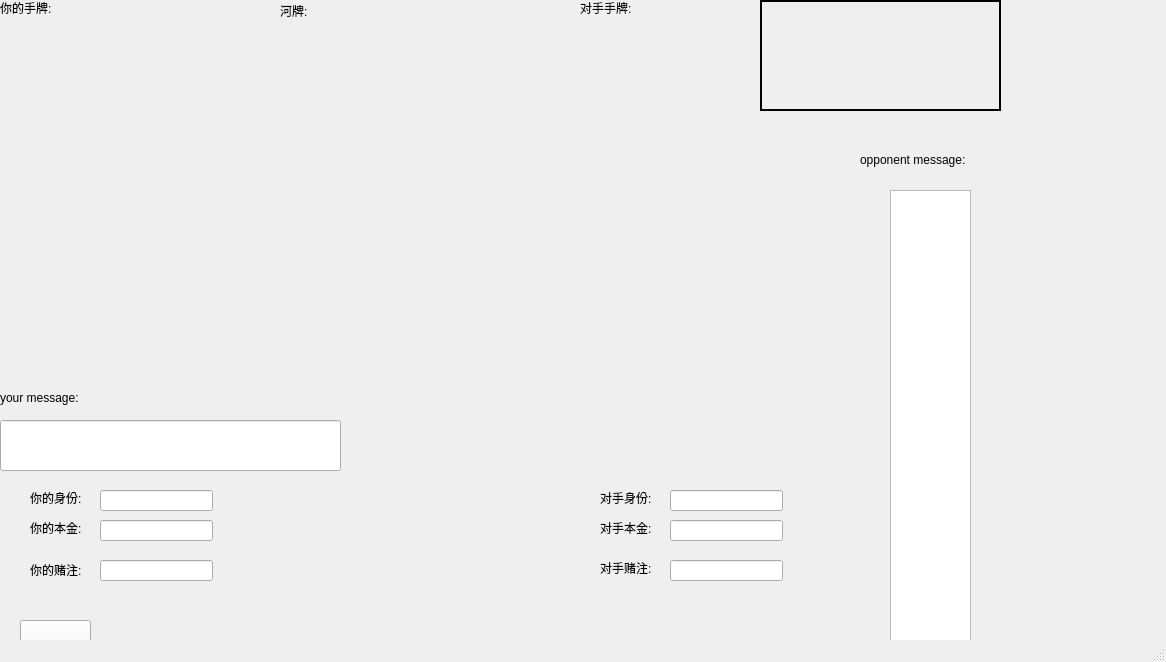
<?xml version="1.0" encoding="UTF-8"?>
<ui version="4.0">
 <class>round2</class>
 <widget class="QMainWindow" name="round2">
  <property name="geometry">
   <rect>
    <x>0</x>
    <y>0</y>
    <width>1166</width>
    <height>662</height>
   </rect>
  </property>
  <property name="windowTitle">
   <string>MainWindow</string>
  </property>
  <widget class="QWidget" name="centralwidget">
   <widget class="QLabel" name="your_Poker2">
    <property name="geometry">
     <rect>
      <x>10</x>
      <y>210</y>
      <width>101</width>
      <height>141</height>
     </rect>
    </property>
    <property name="text">
     <string/>
    </property>
   </widget>
   <widget class="QLabel" name="River3">
    <property name="geometry">
     <rect>
      <x>370</x>
      <y>30</y>
      <width>101</width>
      <height>141</height>
     </rect>
    </property>
    <property name="text">
     <string/>
    </property>
   </widget>
   <widget class="QWidget" name="widget_2" native="true">
    <property name="geometry">
     <rect>
      <x>590</x>
      <y>480</y>
      <width>201</width>
      <height>111</height>
     </rect>
    </property>
    <widget class="QLabel" name="label_8">
     <property name="geometry">
      <rect>
       <x>10</x>
       <y>10</y>
       <width>72</width>
       <height>15</height>
      </rect>
     </property>
     <property name="text">
      <string>对手身份:</string>
     </property>
    </widget>
    <widget class="QLabel" name="label_9">
     <property name="geometry">
      <rect>
       <x>10</x>
       <y>40</y>
       <width>72</width>
       <height>15</height>
      </rect>
     </property>
     <property name="text">
      <string>对手本金:</string>
     </property>
    </widget>
    <widget class="QLabel" name="label_10">
     <property name="geometry">
      <rect>
       <x>10</x>
       <y>80</y>
       <width>72</width>
       <height>15</height>
      </rect>
     </property>
     <property name="text">
      <string>对手赌注:</string>
     </property>
    </widget>
    <widget class="QLineEdit" name="opponent_identify">
     <property name="geometry">
      <rect>
       <x>80</x>
       <y>10</y>
       <width>113</width>
       <height>21</height>
      </rect>
     </property>
    </widget>
    <widget class="QLineEdit" name="opponent_bonus">
     <property name="geometry">
      <rect>
       <x>80</x>
       <y>40</y>
       <width>113</width>
       <height>21</height>
      </rect>
     </property>
    </widget>
    <widget class="QLineEdit" name="opponent_bet">
     <property name="geometry">
      <rect>
       <x>80</x>
       <y>80</y>
       <width>113</width>
       <height>21</height>
      </rect>
     </property>
    </widget>
   </widget>
   <widget class="QLabel" name="River4">
    <property name="geometry">
     <rect>
      <x>210</x>
      <y>210</y>
      <width>101</width>
      <height>141</height>
     </rect>
    </property>
    <property name="text">
     <string/>
    </property>
   </widget>
   <widget class="QLabel" name="label">
    <property name="geometry">
     <rect>
      <x>0</x>
      <y>0</y>
      <width>72</width>
      <height>15</height>
     </rect>
    </property>
    <property name="text">
     <string>你的手牌:</string>
    </property>
   </widget>
   <widget class="QLabel" name="opponent_Poker1">
    <property name="geometry">
     <rect>
      <x>580</x>
      <y>30</y>
      <width>101</width>
      <height>141</height>
     </rect>
    </property>
    <property name="text">
     <string/>
    </property>
   </widget>
   <widget class="QLabel" name="River2">
    <property name="geometry">
     <rect>
      <x>260</x>
      <y>30</y>
      <width>101</width>
      <height>141</height>
     </rect>
    </property>
    <property name="text">
     <string/>
    </property>
   </widget>
   <widget class="QLineEdit" name="your_message">
    <property name="geometry">
     <rect>
      <x>0</x>
      <y>420</y>
      <width>341</width>
      <height>51</height>
     </rect>
    </property>
   </widget>
   <widget class="QTextEdit" name="opponent_message">
    <property name="geometry">
     <rect>
      <x>890</x>
      <y>190</y>
      <width>81</width>
      <height>471</height>
     </rect>
    </property>
   </widget>
   <widget class="QLabel" name="River5">
    <property name="geometry">
     <rect>
      <x>340</x>
      <y>210</y>
      <width>101</width>
      <height>141</height>
     </rect>
    </property>
    <property name="text">
     <string/>
    </property>
   </widget>
   <widget class="QLabel" name="label_2">
    <property name="geometry">
     <rect>
      <x>280</x>
      <y>0</y>
      <width>91</width>
      <height>21</height>
     </rect>
    </property>
    <property name="text">
     <string>河牌:</string>
    </property>
   </widget>
   <widget class="QLabel" name="label_3">
    <property name="geometry">
     <rect>
      <x>580</x>
      <y>0</y>
      <width>72</width>
      <height>15</height>
     </rect>
    </property>
    <property name="text">
     <string>对手手牌:</string>
    </property>
   </widget>
   <widget class="QWidget" name="widget" native="true">
    <property name="geometry">
     <rect>
      <x>180</x>
      <y>630</y>
      <width>515</width>
      <height>50</height>
     </rect>
    </property>
    <layout class="QHBoxLayout" name="horizontalLayout">
     <item>
      <widget class="QPushButton" name="fold">
       <property name="text">
        <string>fold</string>
       </property>
      </widget>
     </item>
     <item>
      <widget class="QPushButton" name="check">
       <property name="text">
        <string>check</string>
       </property>
      </widget>
     </item>
     <item>
      <widget class="QPushButton" name="follow">
       <property name="text">
        <string>follow</string>
       </property>
      </widget>
     </item>
     <item>
      <widget class="QPushButton" name="raise">
       <property name="text">
        <string>raises</string>
       </property>
      </widget>
     </item>
     <item>
      <widget class="QPushButton" name="allin">
       <property name="text">
        <string>all in</string>
       </property>
      </widget>
     </item>
    </layout>
   </widget>
   <widget class="QLabel" name="your_Poker1">
    <property name="geometry">
     <rect>
      <x>10</x>
      <y>30</y>
      <width>101</width>
      <height>141</height>
     </rect>
    </property>
    <property name="text">
     <string/>
    </property>
   </widget>
   <widget class="QLabel" name="opponent_Poker2">
    <property name="geometry">
     <rect>
      <x>580</x>
      <y>210</y>
      <width>101</width>
      <height>141</height>
     </rect>
    </property>
    <property name="text">
     <string/>
    </property>
   </widget>
   <widget class="QPushButton" name="start">
    <property name="geometry">
     <rect>
      <x>20</x>
      <y>620</y>
      <width>71</width>
      <height>61</height>
     </rect>
    </property>
    <property name="text">
     <string>开始</string>
    </property>
   </widget>
   <widget class="QLabel" name="label_4">
    <property name="geometry">
     <rect>
      <x>860</x>
      <y>150</y>
      <width>141</width>
      <height>20</height>
     </rect>
    </property>
    <property name="text">
     <string>opponent message:</string>
    </property>
   </widget>
   <widget class="QWidget" name="Widget_3" native="true">
    <property name="geometry">
     <rect>
      <x>20</x>
      <y>480</y>
      <width>201</width>
      <height>121</height>
     </rect>
    </property>
    <widget class="QLabel" name="label_5">
     <property name="geometry">
      <rect>
       <x>10</x>
       <y>10</y>
       <width>72</width>
       <height>15</height>
      </rect>
     </property>
     <property name="text">
      <string>你的身份:</string>
     </property>
    </widget>
    <widget class="QLineEdit" name="your_identify">
     <property name="geometry">
      <rect>
       <x>80</x>
       <y>10</y>
       <width>113</width>
       <height>21</height>
      </rect>
     </property>
    </widget>
    <widget class="QLabel" name="label_6">
     <property name="geometry">
      <rect>
       <x>10</x>
       <y>40</y>
       <width>72</width>
       <height>15</height>
      </rect>
     </property>
     <property name="text">
      <string>你的本金:</string>
     </property>
    </widget>
    <widget class="QLineEdit" name="your_bonus">
     <property name="geometry">
      <rect>
       <x>80</x>
       <y>40</y>
       <width>113</width>
       <height>21</height>
      </rect>
     </property>
    </widget>
    <widget class="QLabel" name="label_7">
     <property name="geometry">
      <rect>
       <x>10</x>
       <y>80</y>
       <width>72</width>
       <height>20</height>
      </rect>
     </property>
     <property name="text">
      <string>你的赌注:</string>
     </property>
    </widget>
    <widget class="QLineEdit" name="your_bet">
     <property name="geometry">
      <rect>
       <x>80</x>
       <y>80</y>
       <width>113</width>
       <height>21</height>
      </rect>
     </property>
    </widget>
   </widget>
   <widget class="QLabel" name="label_11">
    <property name="geometry">
     <rect>
      <x>0</x>
      <y>390</y>
      <width>121</width>
      <height>16</height>
     </rect>
    </property>
    <property name="text">
     <string>your message:</string>
    </property>
   </widget>
   <widget class="QLabel" name="River1">
    <property name="geometry">
     <rect>
      <x>150</x>
      <y>30</y>
      <width>101</width>
      <height>141</height>
     </rect>
    </property>
    <property name="text">
     <string/>
    </property>
   </widget>
   <widget class="QLabel" name="round_message">
    <property name="geometry">
     <rect>
      <x>760</x>
      <y>0</y>
      <width>241</width>
      <height>111</height>
     </rect>
    </property>
    <property name="font">
     <font>
      <family>Agency FB</family>
      <pointsize>24</pointsize>
      <weight>50</weight>
      <bold>false</bold>
     </font>
    </property>
    <property name="frameShape">
     <enum>QFrame::WinPanel</enum>
    </property>
    <property name="text">
     <string/>
    </property>
   </widget>
  </widget>
  <widget class="QMenuBar" name="menubar">
   <property name="geometry">
    <rect>
     <x>0</x>
     <y>0</y>
     <width>1166</width>
     <height>26</height>
    </rect>
   </property>
  </widget>
  <widget class="QStatusBar" name="statusbar"/>
 </widget>
 <resources/>
 <connections/>
</ui>
